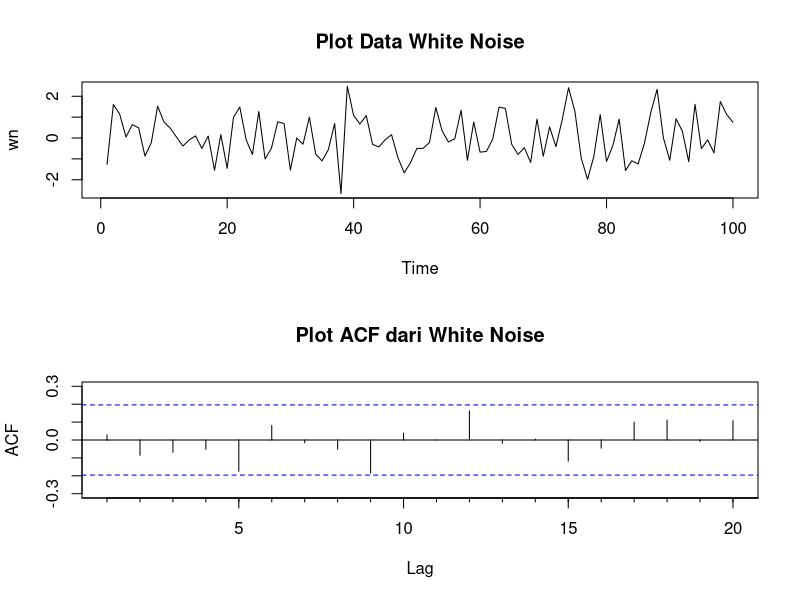
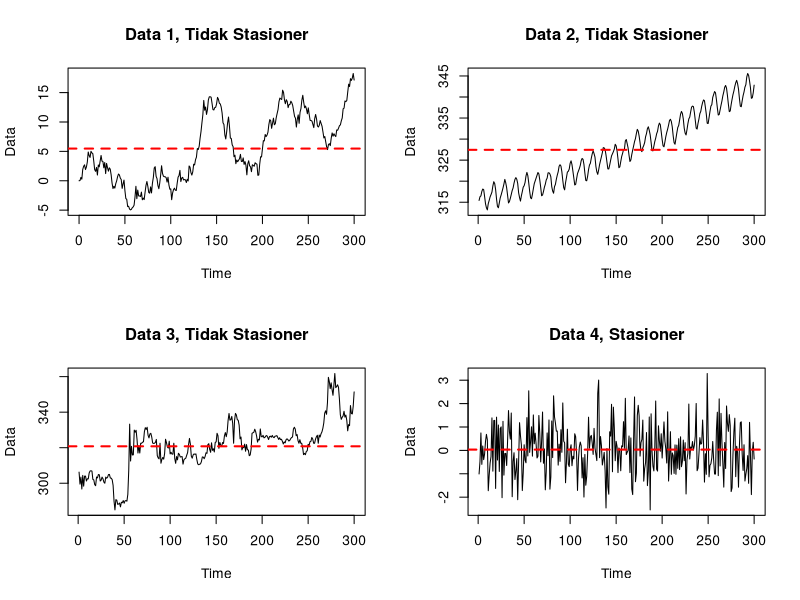
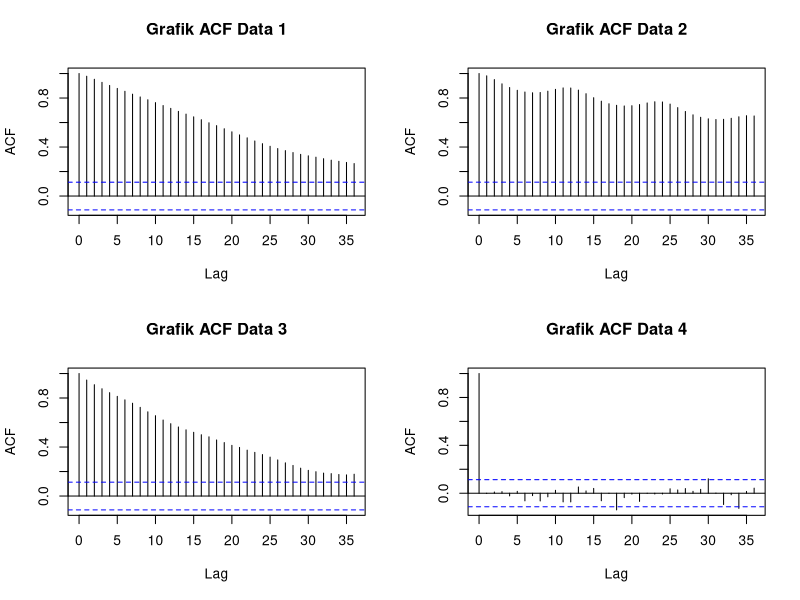

R code for these plots, in order:
## ---- chunk 1
library(forecast)
library(zoo)
library(tseries)
## ---- chunk 2
# Membuat Plot White Noise
set.seed(160200)
wn <- arima.sim(model = list(order = c(0, 0, 0)), n = 100)
par(mfrow= c(2,1))
plot(wn, main = 'Plot Data White Noise')
Acf(wn, main = 'Plot ACF dari White Noise')
## ---- chunk 3
library(zoo)
library(forecast)
library(tseries)
set.seed(1602)

wn <- arima.sim(model =list(order = c(0,0,0)),n =300)

data(gold)
sum <- ts(gold[1:300])
sum <- na.fill(sum,median(sum,na.rm=TRUE))
mean_sum=mean(sum,na.rm=TRUE)

data("co2")
seasonal <- ts(co2[1:300])

random_walk = arima.sim(model = list(order=c(0,1,0)),n=300)

par(mfrow = c(2,2))
plot(random_walk, ylab = 'Data', main = 'Data 1, Tidak Stasioner')
abline(h=mean(random_walk),col='red',lwd=2,lty = 2)

plot(seasonal, ylab = 'Data', main = 'Data 2, Tidak Stasioner')
abline(h=mean(seasonal),col='red',lwd=2,lty = 2)

plot(sum, ylab = 'Data', main = 'Data 3, Tidak Stasioner')
abline(h=mean_sum,col='red',lwd=2,lty = 2)

plot(wn, ylab = 'Data', main = 'Data 4, Stasioner')
abline(h=mean(wn),col='red',lwd=2,lty = 2)

data_1 <- random_walk
data_2 <- seasonal
data_3 <- sum
data_4 <- wn
## ---- chunk 4
# Input Package tseries ke dalam Library
library(tseries)

adf.test(data_1) 
adf.test(data_2)
adf.test(data_3)
adf.test(data_4)
## ---- chunk 5
par(mfrow = c(2,2))
acf(data_1, main = 'Grafik ACF Data 1', lag.max = 36)
acf(data_2, main = 'Grafik ACF Data 2', lag.max = 36)
acf(data_3, main = 'Grafik ACF Data 3', lag.max = 36)
acf(data_4, main = 'Grafik ACF Data 4', lag.max = 36)
